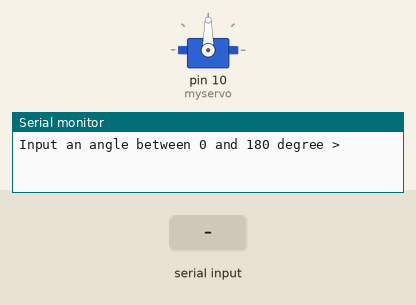
A sketch run on a simulated Arduino Uno, built with avr-gcc and run on an emulated ATmega328P. Shown: servo, the last lines printed to the serial monitor. The inputs (shaded band) are chosen by the test bench.

Above: at 1.2 s.
1.3 s: "30,150\n" received over Serial
At 2.1 s:
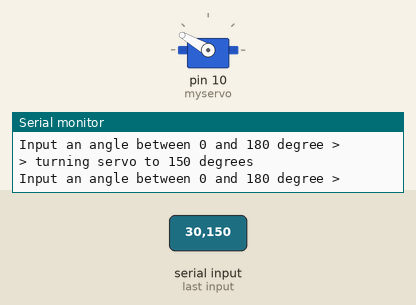
At 3.6 s:
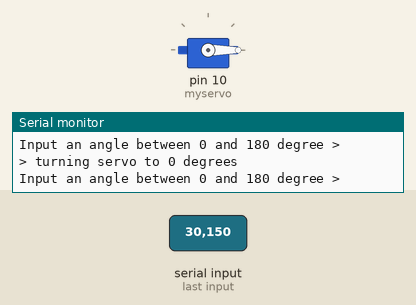
3.9 s: "90,45\n" received over Serial
At 4.7 s:
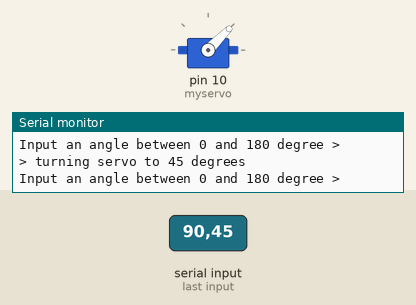
Timing chart, 0 to 6.9 s (numbered marks = the images above; inputs shaded):
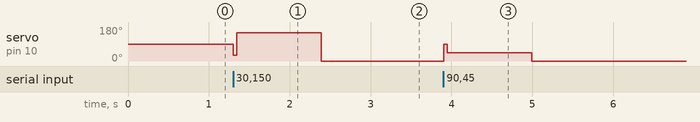

Measured:
- after the input at 1.3 s, servo on pin 10 (myservo): 90° → 150° at once, → 0° 1.1 s later
- after the input at 3.9 s, servo on pin 10 (myservo): 0° → 45° at once, → 0° 1.1 s later

The sketch:

FindServoAngle.ino
```cpp
//run servo by inputing an angle from serial monitor
//no line ending in monitor
#include <Servo.h>
Servo myservo;
void setup(){
  Serial.begin(9600);
  myservo.attach(10);
  myservo.write(90);
  Serial.println("");
  Serial.println("Input an angle between 0 and 180 degree > ");
}
void loop() {
  while (Serial.available()){
    int angle = Serial.parseInt();
    if (angle >= 0 && angle <= 180){
      Serial.print("> turning servo to ");
      Serial.print(angle);
      Serial.println(" degrees");
      myservo.write(angle);
      Serial.println("Input an angle between 0 and 180 degree > ");
    }
  }
}
```
